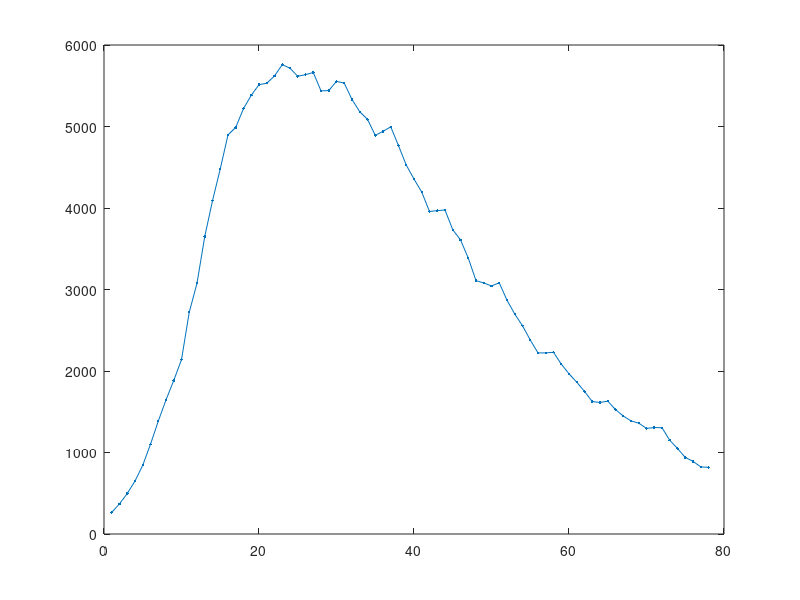

The MATLAB source for this figure: (Note: this script raises an error after producing the figure.)
%=====================================================================
% PartCtest.m
%-training error = error between real data y and ŷ(t) = f(y(t-1)...y(t-p))
%-validation error = error between real data y and ŷ(t) = f(ŷ(t-1)...ŷ(t-p))
%=======================================================================


clear all
close all
load('y.mat', 'y');
% Confinement
yc = y(1:78);%55 = 0.7 * 78 ///// 23 = 0.3*78
yc_train = yc(1:55);
yc_val = yc(56:end);
%Social distancing
ysd = y(79:139);% 43 = 0.7*62 ////// 19 = 0.3*62
ysd_train = ysd(1:43);
ysd_val = ysd(44:end);
%% 
%---------------------------------
% Confinement Mode
%--------------------------------
errorc_train = zeros(30,1);
errorc_val = zeros(30,1);
figure
plot([yc_train;yc_val], '.-'); hold on;
for p = 1:26
[errorc_val(p), errorc_train(p)] = error(yc,yc_train, yc_val, p);
end
title('Confinement Mode Fitting and Prediction');
figure
plot(1:30, errorc_train);
title('Confinement Mode - Training error in function of p');
figure
plot(1:30, errorc_val);
title('Confinement Mode - Validation error in function of p');

%% 
%---------------------------------
% Social distancing Mode
%--------------------------------
errorsd_train = zeros(30,1);
errorsd_val = zeros(30,1);
figure
plot([ysd_train;ysd_val], '.-'); hold on;
for p = 1:20
[errorsd_val(p), errorsd_train(p)] = error(ysd,ysd_train, ysd_val, p);
end
title('Social Distancing Mode Fitting and Prediction');

figure
plot(1:30, errorsd_train);
title('Social Distancing Mode - Training error in function of p');

figure
plot(1:30, errorsd_val);
title('Social Distancing Mode - Validation error in function of p');

%%
%-----------------------------------------
% Useful functions
%------------------------------------------
function [error_val, error_train] = error(y,y_train, y_val, p)
N = length(y_train)-1;

% Solve least squares prob
alpha = solveLeastSquares(y_train, p,N);

y_train_p = pred(y_train, alpha, p);
%Training Error
error_train = norm(y_train(p+1:end)-y_train_p);

%Validation Error
ytemp = y(N+2-p:end);
y_val_p = pred(ytemp, alpha, p);
error_val = norm(y_val-y_val_p);

plot([y_train(1:p);y_train_p;y_val_p], 'DisplayName',strcat('p=', num2str(p))); hold on;
end

function alpha = solveLeastSquares(y,p,N)
A = zeros(N-p+1,p+1);
A(:,1) = 1;
for j = 1:p
    A(:,p+2-j) = y(j:j+(N-p));
end
b=y(p+1:end);

%QR decomp
[Q,R] = qr(A);
Qprim = Q(:,1:p+1);
Rprim = R(1:p+1,:);
%TODO : backward substitution
alpha = Rprim\(Qprim'*b);

%model
%y_p = A*alpha;
%y_p = pred([zeros(p,1);y], alpha, p);
end

function y_p = pred(ytemp, alpha, p)
ytemp2 = ytemp;
for t = p+1 : length(ytemp)
   ytemp(t) = alpha(1);
   for i = 2:p+1
      ytemp(t) = ytemp(t)+alpha(i)*ytemp(t-i+1);
   end   
end
y_p = ytemp(p+1:end);
end

